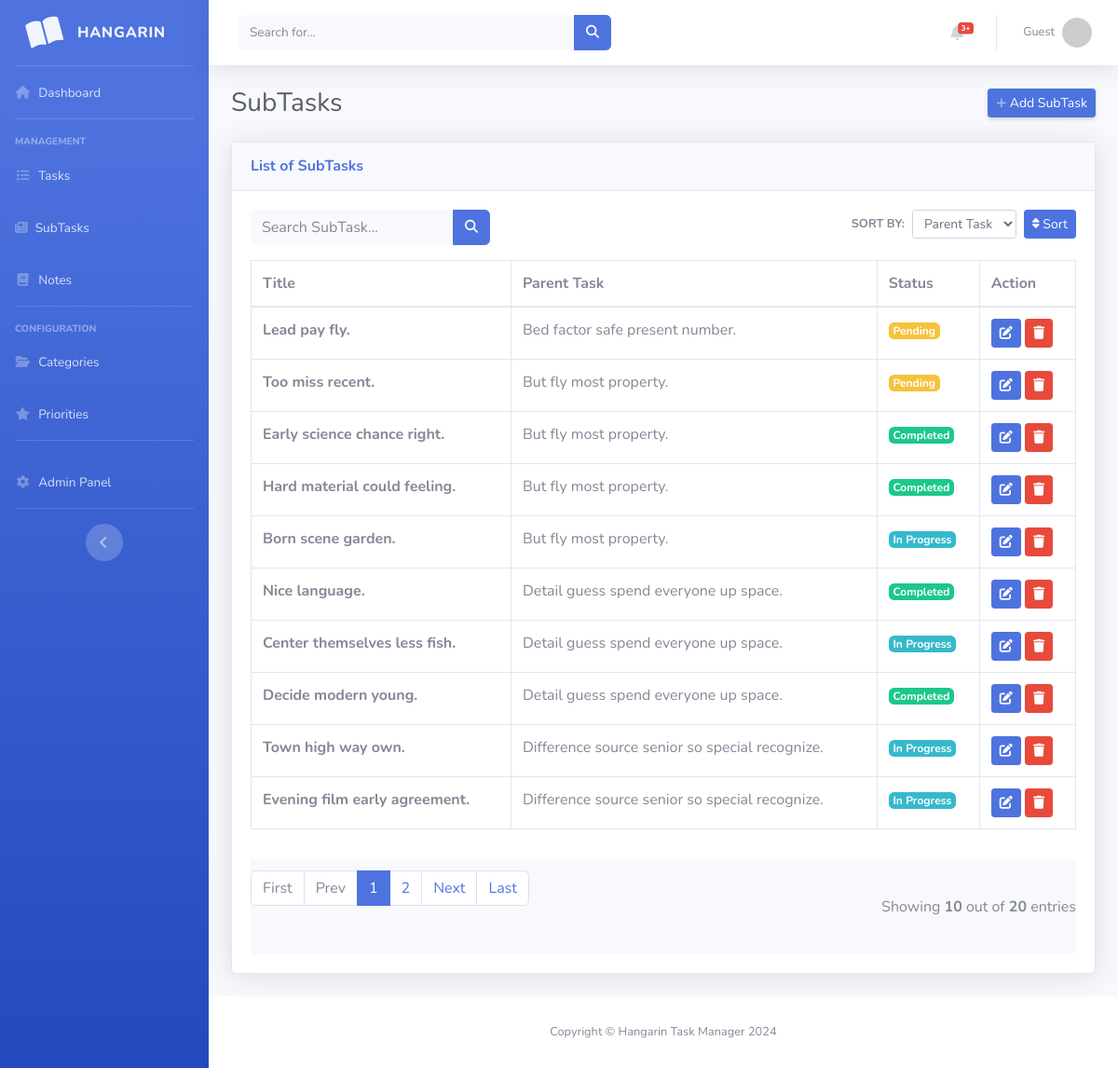
Screenshot of /subtask_list with the database file from the repository.
### taskmanager/models.py (models this page shows, shortened)
class BaseModel(models.Model):
    created_at = models.DateTimeField(auto_now_add=True)
    updated_at = models.DateTimeField(auto_now=True)
    class Meta:
        abstract = True

class SubTask(BaseModel):
    parent_task = models.ForeignKey(Task, on_delete=models.CASCADE)
    title = models.CharField(max_length=200)
    status = models.CharField(
        max_length=50,
        choices=[
            ("Pending", "Pending"),
            ("In Progress", "In Progress"),
            ("Completed", "Completed"),
        ],
        default="Pending"
    )

class Task(BaseModel):
    title = models.CharField(max_length=200)
    description = models.TextField()
    status = models.CharField(
        max_length=50,
        choices=[
            ("Pending", "Pending"),
            ("In Progress", "In Progress"),
            ("Completed", "Completed"),
        ],
        default="Pending"
    )
    deadline = models.DateField()
    priority = models.ForeignKey(Priority, on_delete=models.CASCADE)
    category = models.ForeignKey(Category, on_delete=models.CASCADE)

### taskmanager/views.py (the view)
# urls.py: path('subtask_list', SubTaskList.as_view(), name='subtask-list'),
class SubTaskList(ListView):
    model = SubTask
    context_object_name = 'subtask'
    template_name = 'subtask_list.html'
    paginate_by = 10
    ordering = ["parent_task__title","title", "status"]
    def get_queryset(self):
        qs = super().get_queryset()
        query = self.request.GET.get('q')
        if query:
            qs = qs.filter(
                Q(title__icontains=query) |
                Q(parent_task__title__icontains=query)
            )
        return qs
    def get_ordering(self):
        allowed = ["parent_task__title","title", "status"]
        sort_by = self.request.GET.get("sort_by")
        if sort_by in allowed:
            return sort_by
        return "parent_task__title"

### templates/subtask_list.html (shortened to what this page needs)
{% extends 'base.html' %}
{% load static %}
{% block content %}
<div class="d-sm-flex align-items-center justify-content-between mb-4">
    <h1 class="h3 mb-0 text-gray-800">SubTasks</h1>
    <a href="{% url 'subtask-add' %}" class="d-none d-sm-inline-block btn btn-sm btn-primary shadow-sm">
         Add SubTask
    </a>
</div>
<div class="card shadow mb-4">
    <div class="card-header py-3">
        <h6 class="m-0 font-weight-bold text-primary">List of SubTasks</h6>
    </div>
    <div class="card-body">
        <div class="row mb-3">
            <div class="col-md-6">
                <form class="form-inline" action="{% url 'subtask-list' %}">
                    <div class="input-group">
                        <input type="text" class="form-control bg-light border-0 small" placeholder="Search SubTask..."
                               name="q" value="{{ request.GET.q }}">
                        <div class="input-group-append">
                            <button class="btn btn-primary" type="submit">
                                <i class="fas fa-search fa-sm"></i>
                            </button>
                        </div>
                    </div>
                </form>
            </div>
            <div class="col-md-6 text-right">
                <form method="get" class="form-inline justify-content-end">
                    <label class="mr-2 text-gray-600 small font-weight-bold text-uppercase">Sort by:</label>
                    <select class="form-control form-control-sm mr-2" name="sort_by">
                        <option value="parent_task__title" {% if request.GET.sort_by == "parent_task__title" %}selected{% endif %}>Parent Task</option>
                    </select>
                    <button type="submit" class="btn btn-sm btn-primary">
                         Sort
                    </button>
                </form>
            </div>
        </div>
        <div class="table-responsive">
            <table class="table table-bordered" width="100%" cellspacing="0">
                <thead>
                    <tr>
                        <th>Title</th>
                        <th>Parent Task</th>
                        <th>Status</th>
                        <th>Action</th>
                    </tr>
                </thead>
                <tbody>
                    {% for subtask in object_list %}
                    <tr>
                        <td class="font-weight-bold">{{ subtask.title }}</td>
                        <td>{{ subtask.parent_task.title }}</td>
                        <td>
                            {% if subtask.status == 'Completed' %}
                                <span class="badge badge-success">{{ subtask.status }}</span>
                            {% elif subtask.status == 'In Progress' %}
                                <span class="badge badge-info">{{ subtask.status }}</span>
                            {% else %}
                                <span class="badge badge-warning">{{ subtask.status }}</span>
                            {% endif %}
                        </td>
                        <td>
                            <a href="{% url 'subtask-update' subtask.id %}" class="btn btn-sm btn-primary">
                                <i class="fas fa-edit"></i>
                            </a>
                            <a href="{% url 'subtask-delete' subtask.id %}" class="btn btn-sm btn-danger">
                                <i class="fas fa-trash"></i>
                            </a>
                        </td>
                    </tr>
                    {% empty %}
                    <tr>
                        <td colspan="4" class="text-center text-gray-500">No subtasks found</td>
                    </tr>
                    {% endfor %}
                </tbody>
            </table>
        </div>
        {% include 'includes/pagination.html' %}
    </div>
</div>
{% endblock %}

### rows the page displays
SubTask: title "Lead pay fly.", parent_task "Bed factor safe present number.", status "Pending"
SubTask: title "Too miss recent.", parent_task "But fly most property.", status "Pending"
SubTask: title "Early science chance right.", parent_task "But fly most property.", status "Completed"
SubTask: title "Hard material could feeling.", parent_task "But fly most property.", status "Completed"
SubTask: title "Born scene garden.", parent_task "But fly most property.", status "In Progress"
SubTask: title "Nice language.", parent_task "Detail guess spend everyone up space.", status "Completed"
SubTask: title "Center themselves less fish.", parent_task "Detail guess spend everyone up space.", status "In Progress"
SubTask: title "Decide modern young.", parent_task "Detail guess spend everyone up space.", status "Completed"
SubTask: title "Town high way own.", parent_task "Difference source senior so special recognize.", status "In Progress"
SubTask: title "Evening film early agreement.", parent_task "Difference source senior so special recognize.", status "In Progress"

### other values shown
{{ page_num }} "1"
{{ page_num }} "2"
{{ object_list.count }} "10"
{{ paginator.count }} "20"
